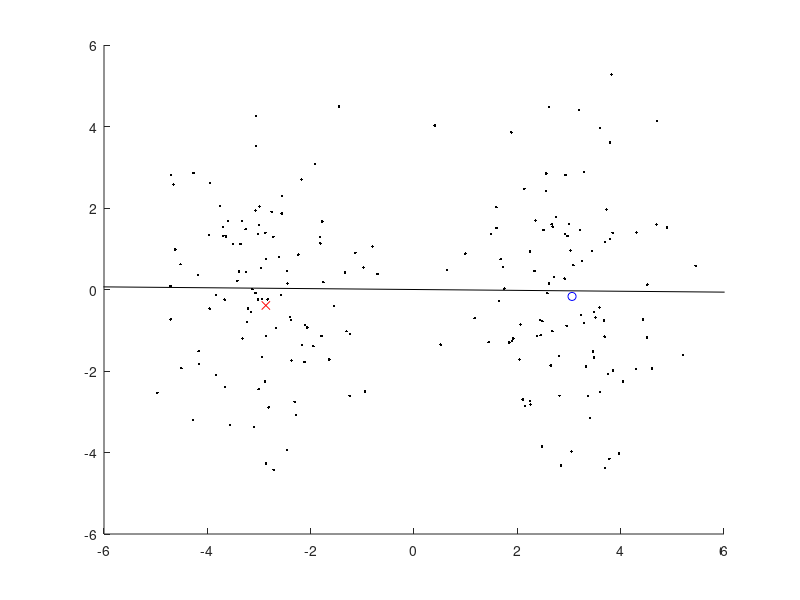

This figure's MATLAB source:
n=2; m=200; x=0.1*randn(n,2); b=0.9; %b=0.001; b=1;
x(:,1)=x(:,1)+[repmat(3,[n/2,1]); repmat(-3,[n/2,1])];
%x(1:n/2,2)=x(1:n/2,2)+repmat(5,[n/2,1]);
xx=randn(m,2).*repmat([1 2],[m 1]);
xx(:,1)=xx(:,1)+[repmat(-3,[m/2,1]); repmat(3,[m/2,1])];
%x(:,2)=x(:,2)*1.7; xx(:,2)=xx(:,2)*1.7;
mu=mean([x;xx]); x=x-repmat(mu,[n,1]);
xx=xx-repmat(mu,[m,1]); y=[ones(n/2,1); 2*ones(n/2,1)];

x2=sum(x.^2,2); Qlb=zeros(n,n); Qlw=zeros(n,n);
W=exp(-(repmat(x2,1,n)+repmat(x2',n,1)-2*x*x'));
for j=1:2
  Wy=W.*((y==j)/2*(y==j)'); Qlw=Qlw+Wy/sum(y==j);
  Qlb=Qlb+Wy*(1/n-1/sum(y==j))+(y==j)/n/2*(y~=j)';
end
Srlb=(1-b)*x'*(diag(sum(Qlb))-Qlb)*x+b*cov([x; xx],1);
Srlw=(1-b)*x'*(diag(sum(Qlw))-Qlw)*x+b*eye(2);
[t,v]=eigs((Srlb+Srlb')/2,(Srlw+Srlw')/2,1);

figure(1); clf; hold on; axis([-6 6 -6 6]);
plot(xx(:,1),xx(:,2),'k.');
plot(x(y==1,1),x(y==1,2),'bo');
plot(x(y==2,1),x(y==2,2),'rx');
plot(99*[-t(1) t(1)],99*[-t(2) t(2)], 'k-');
